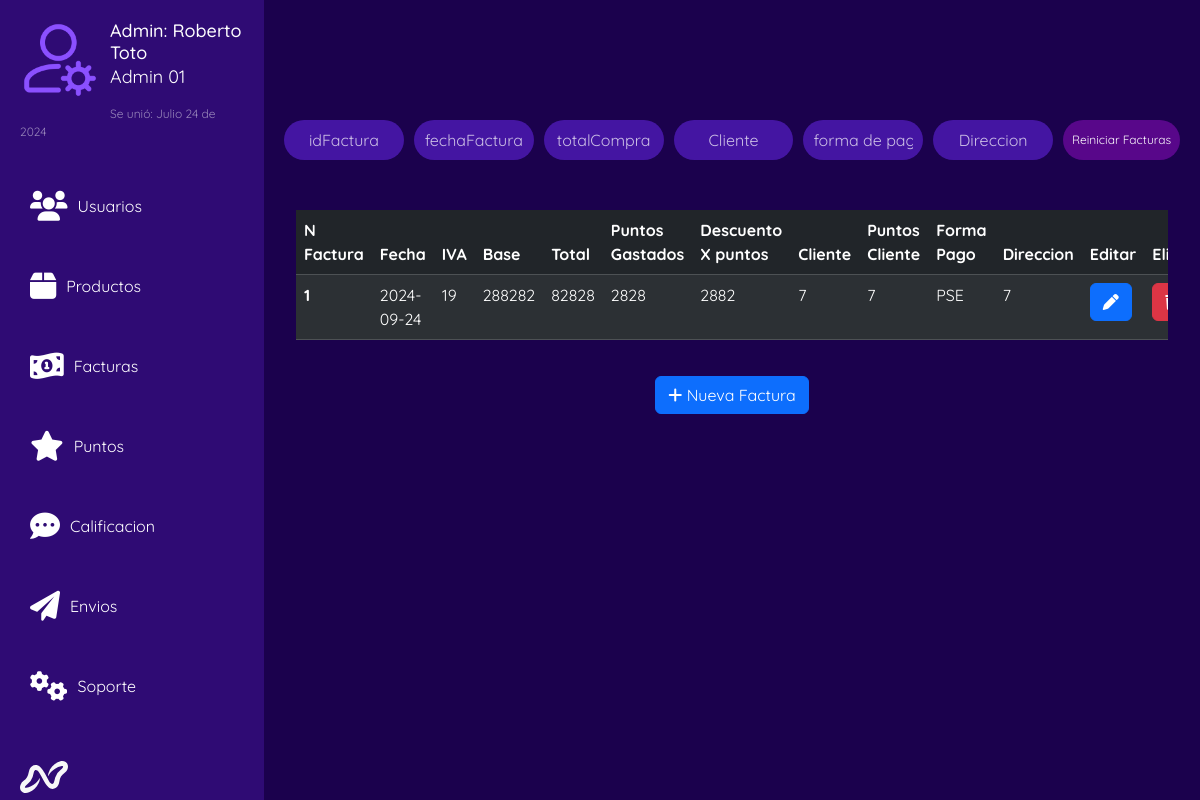
/admin/factura/factura.php, run on the app's committed database.
### tables this page shows
CREATE TABLE `factura` (
  `idFactura` int(5) NOT NULL,
  `fechaFactura` date NOT NULL,
  `iva` float NOT NULL,
  `base` float NOT NULL,
  `totalCompra` float NOT NULL,
  `descontarPuntos` float NOT NULL,
  `descuentoGenerado` float NOT NULL,
  `idCliente` int(5) NOT NULL,
  `idPuntosCliente` int(5) NOT NULL,
  `idFormaPago` varchar(20) NOT NULL,
  `fk_pk_direccion` int(5) NOT NULL
);

### admin/factura/factura.php (the view, shortened to what this page needs)
<?php
$db = new Database();
$con = $db->conectar();
$sql = $con->prepare("SELECT * FROM factura");
$sql->execute();
$resultado = $sql->fetchAll(PDO::FETCH_ASSOC);
?>
<!DOCTYPE html>
<html lang="en">
<head>
    <link rel="stylesheet" href="../../css/admin/stylesadmin.css">
    <link rel="stylesheet" href="https://cdnjs.cloudflare.com/ajax/libs/font-awesome/6.0.0-beta3/css/all.min.css">
    <link href="https://cdn.jsdelivr.net/npm/bootstrap@5.3.3/dist/css/bootstrap.min.css" rel="stylesheet">
</head>
<body>
    <div class="container1">
    <div class="sidebar">
            <aside>
                <div class="profile">
                    <img src="../../admin/img-admin/setting.png" alt="">
                    <h2 class="texto1">Admin: Roberto Toto</h2>
                    <p class="texto1">Admin 01</p>
                    <p class="texto2">Se unió: Julio 24 de 2024</p>
                </div>
                <div class="contmenu-logo">
                    <nav class="menu">
                        <ul class="ul-menu">
                            <li>
                                <label for="usuarios">
                                    <i class="fas fa-users" style="font-size: 30px;"></i> Usuarios
                                </label>
                            </li>
                            <li>
                                <label for="productos">
                                    <i class="fas fa-box" style="font-size: 30px;"></i> Productos
                                </label>
                            </li>
                            <li>
                                <label for="factura">
                                <i class="fa-solid fa-money-bill-1-wave " style="font-size: 30px;" ></i> Facturas
                                </label>
                            </li>
                            <li>
                                <label for="puntos">
                                    <i class="fas fa-star" style="font-size: 30px;"></i> Puntos
                                </label>
                            </li>
                            <li>
                                <label for="calificacion">
                                <i class="fa-solid fa-comment-dots" style="font-size: 30px;"></i> Calificacion
                                </label>
                            </li>
                            <li>
                                <label for="envios">
                                <i class="fa-solid fa-paper-plane"  style="font-size: 30px;"></i> Envios
                                </label>
                            </li>
                            <li>
                                <label for="soporte">
                                    <i class="fas fa-cogs" style="font-size: 30px;"></i> Soporte
                                </label>
                            </li>
                        </ul>
                    </nav>
                    <img src="../../admin/img-admin/logoNVS.svg" alt="" class="logo">
                </div>
            </aside>
        </div>
        <main class="main-content1">
            <div class="filter">
                <input type="text" placeholder="idFactura">
                <input type="text" placeholder="fechaFactura">
                <input type="text" placeholder="totalCompra">
                <input type="text" placeholder="Cliente">
                <input type="text" placeholder="forma de pago">
                <input type="text" placeholder="Direccion">
                <button class="button2">Reiniciar Facturas</button>
            </div>
    <div class="container">
        <div class="table-responsive">
            <table class="table table-striped table-dark" >
                <thead>
                    <tr>
                        <th scope="col">N Factura</th>
                        <th scope="col">Fecha</th>
                        <th scope="col">IVA</th>
                        <th scope="col">Base</th>
                        <th scope="col">Total</th>
                        <th scope="col">Puntos Gastados</th>
                        <th scope="col">Descuento X puntos</th>
                        <th scope="col">Cliente</th>
                        <th scope="col">Puntos Cliente</th>
                        <th scope="col">Forma Pago</th>
                        <th scope="col">Direccion</th>
                        <th scope="col">Editar</th>
                        <th scope="col">Eliminar</th>
                    </tr>
                </thead>
                <tbody>
                    <?php foreach ($resultado as $row) { ?>
                        <tr>
                            <th scope="row"><?php echo $row['idFactura']; ?></th>
                            <td><?= $row['fechaFactura']; ?></td>
                            <td><?= $row['iva']; ?></td>
                            <td><?php echo $row['base']; ?></td>
                            <td><?php echo $row['totalCompra']; ?></td>
                            <td><?php echo $row['descontarPuntos']; ?></td>
                            <td><?php echo $row['descuentoGenerado']; ?></td>
                            <td><?php echo $row['idCliente']; ?></td>
                            <td><?php echo $row['idPuntosCliente'];?></td>
                            <td><?php echo $row['idFormaPago']; ?></td>
                            <td><?php echo $row['fk_pk_direccion'];?></td>
                            <td>
                                <button type="button"
                                    class="btn btn-primary" data-bs-toggle="modal" data-bs-target="#exampleModal" data-bs-id="<?= $row['idFactura'] ?>">
                                    <i class="fa-solid fa-pen"></i>
                                </button>
                            </td>
                            <td><button class="btn btn-danger" data-bs-toggle="modal" data-bs-target="#deleteModal" data-bs-id="<?= $row['idFactura'] ?>"><i class="fa-solid fa-trash"></i></button></td>
                        </tr>
                    <?php } ?>
                </tbody>
            </table>
        </div>
    </div>
            <section>
                <button type="button"
                    class="btn btn-primary";
                    data-bs-toggle="modal" data-bs-target="#insertModal">
                    <i class="fa-solid fa-plus"></i> Nueva Factura
                </button>
            </section>
    </div>
</body>
</html>

### css/admin/stylesadmin.css (style rules this page uses)
body { margin: 0; background-color: #1B014D !important; font-family: FuenteNVS !important; }
.container1 { display: flex !important; background-color: #1B014D !important; height: 100vh !important; width: 100vw !important; margin: 0 !important; }
.sidebar { color: #fff !important; overflow-y: scroll !important; width: 22% !important; height: 100vh!important; background-color: #2F0B74; padding: 20px; display: flex !important; flex-direction: column !important; }
.profile { text-align: left; margin-bottom: 40px; }
.profile img { width: 80px; margin: 0 auto 10px; float: left; margin-right: 10px; }
.texto1 { font-size: 1.5vw; margin-bottom: 0; margin-top: 0; }
.texto2 { font-size: 1vw; padding-top: 15px; color: #ffffff81; }
.contmenu-logo { display: flex; flex-direction: column; justify-content: space-between; min-height: 66vh; height: auto; }
.menu { display: flex; flex-direction: column; justify-content: left; margin-left: 0; text-align: left; }
.menu .ul-menu { display: flex; flex-direction: column; gap: 30px; list-style-type: none; padding: 0; margin: 0; }
.menu .ul-menu li { margin: 0; cursor: pointer; display: block; align-items: flex-start; position: relative; transition: .1s; }
.menu .ul-menu li i { margin-right: 10px; }
.menu ul li label { display: flex; align-items: center; padding: 10px; border-radius: 5px; cursor: pointer; width: 100%; }
.logo { margin-top: 50px; width: 4vw; }
.main-content1 { box-sizing: border-box; width: 78%; padding: 20px; align-items: center; justify-content: center; }
main section { margin-top: 20px; display: flex; align-items: center; justify-content: center; }
.filter { display: flex; gap: 10px; margin-top: 100px; justify-content: center; margin-bottom: 50px; }
.filter input { padding: 10px; border-radius: 20px; border: none; outline: none; height: 40px; width: 20%; text-align: center; background-color: #4415A2; color: #fff; }
.filter input::placeholder { color: #ffffffb9; }
.filter button { width: 15%; height: 40px; box-sizing: border-box; font-size: 1vw; border-radius: 20px; border: none; background-color: #58078a; color: #fffffff9; cursor: pointer; }
.filter .button2 { width: 20%; height: 40px; box-sizing: border-box; font-size: 1vw; border-radius: 20px; border: none; background-color: #58078a; color: #fffffff9; cursor: pointer; }

### data on the page
factura: idFactura "1", fechaFactura "2024-09-24", iva "19", base "288282", totalCompra "82828", descontarPuntos "2828", descuentoGenerado "2882", idCliente "7", idPuntosCliente "7", idFormaPago "PSE", fk_pk_direccion "7"
